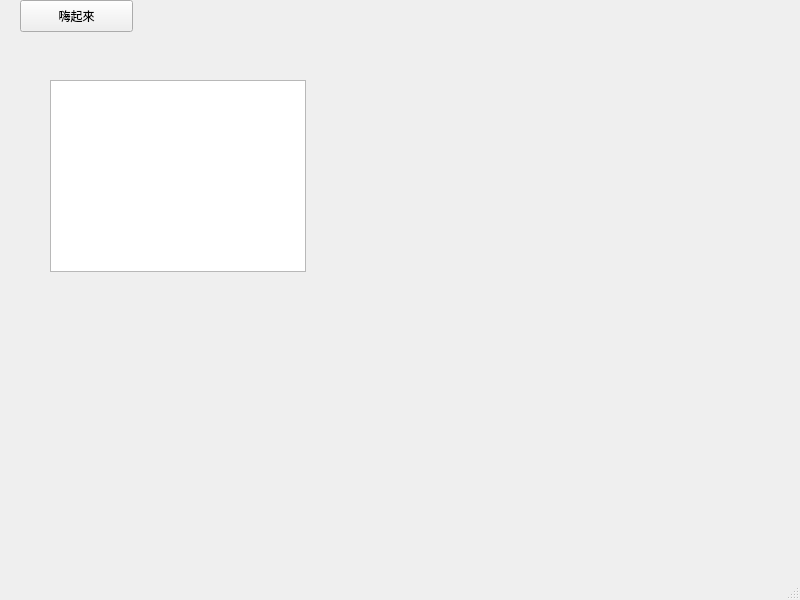
<?xml version="1.0" encoding="UTF-8"?>
<ui version="4.0">
 <class>MainWindow</class>
 <widget class="QMainWindow" name="MainWindow">
  <property name="geometry">
   <rect>
    <x>0</x>
    <y>0</y>
    <width>800</width>
    <height>600</height>
   </rect>
  </property>
  <property name="windowTitle">
   <string>MainWindow</string>
  </property>
  <widget class="QWidget" name="centralwidget">
   <widget class="QPushButton" name="clickTestButton">
    <property name="geometry">
     <rect>
      <x>20</x>
      <y>0</y>
      <width>113</width>
      <height>32</height>
     </rect>
    </property>
    <property name="text">
     <string>嗨起來</string>
    </property>
   </widget>
   <widget class="QListWidget" name="displayListWidget">
    <property name="geometry">
     <rect>
      <x>50</x>
      <y>80</y>
      <width>256</width>
      <height>192</height>
     </rect>
    </property>
   </widget>
  </widget>
  <widget class="QMenuBar" name="menubar">
   <property name="geometry">
    <rect>
     <x>0</x>
     <y>0</y>
     <width>800</width>
     <height>22</height>
    </rect>
   </property>
  </widget>
  <widget class="QStatusBar" name="statusbar"/>
 </widget>
 <resources/>
 <connections/>
</ui>
